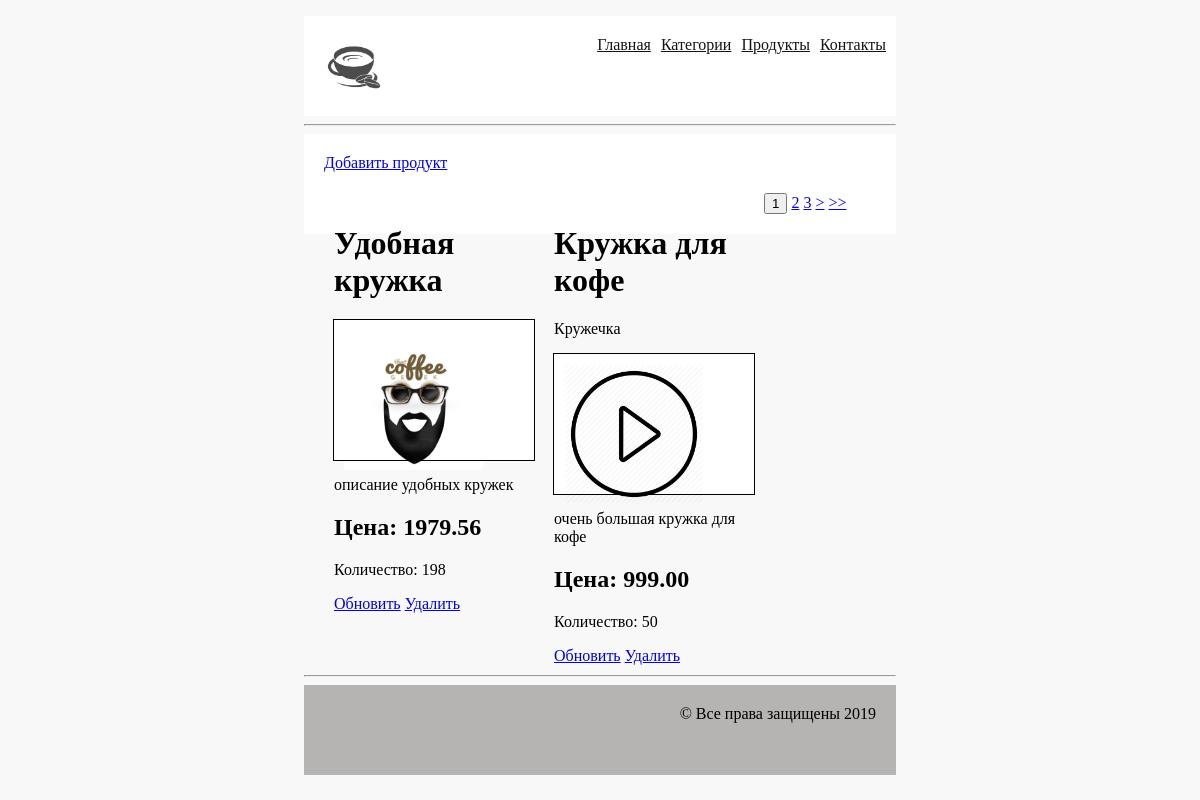
Screenshot of /products/ with the database file from the repository.
### products/models/Product.py (models this page shows, shortened)
class Product(models.Model):
    category = models.ForeignKey('products.ProductCategory', on_delete=models.CASCADE)
    name = models.CharField(verbose_name='имя продукта', max_length=128, unique=True)
    image = models.ImageField(upload_to='products_images', blank=True)
    short_desc = models.CharField(verbose_name='краткое описание продукта', max_length=60, blank=True)
    description = models.TextField(verbose_name='описание продукта', blank=True)
    price = models.DecimalField(verbose_name='цена продукта', max_digits=8, decimal_places=2, default=0)
    quantity = models.PositiveIntegerField(verbose_name='количество на складе', default=0)

### products/views/products.py (the view)
class ProductList (ListView):
	template_name = 'product/list.html'
	model = Product
	paginate_by = 2

### products/templates/product/list.html (shortened to what this page needs)
{% extends "mainapp/base.html" %}
{% load staticfiles %}
{% block content %}
<hr>
<div class="content">
    <a href="{% url 'products:add' %}">Добавить продукт</a>
    {% for product in object_list %}
        {% include "components/product_item.html" with product=product %}
    {% endfor %}
    {% include "components/pagination.html" with page=page_obj %}
</div>
<hr>
{% endblock content %}

### products/templates/components/product_item.html (shortened to what this page needs)
<div class="catalog_el">
    <h1>{{ product.name }}</h1>
    <p>{{ product.short_desc }}</p>
    <div class="catalog_el_img">
        <a href="{% url 'products:detail' pk=product.id %}" >
            <img src="/media/{{ product.image }}" class="catalog_img">
        </a>
    </div>
    <p>{{ product.description }}</p>
    <h2>Цена: {{ product.price }}</h2>
    <p>Количество: {{ product.quantity }}</p>
    <a href="{% url 'products:update' pk=product.id %}">Обновить</a>
    <a href="{% url 'products:delete' pk=product.id %}">Удалить</a>
</div>

### mainapp/static/css/style.css (style rules this page uses)
body { background-color: #f8f8f8; }
.content { background-color: #fff; padding: 20px; }
.heading, hr { clear: both; }
.catalog_el { margin: 10px; float: left; width: 200px; }
.catalog_el_img { height: 120px; padding: 10px; border: 10px; outline: 1px solid; background-color: #fff; }
.catalog_img { width: 140px; }

### rows the page displays
Product: name "Удобная кружка", image (picture), description "описание удобных кружек", price "1979.56", quantity "198"
Product: name "Кружка для кофе", short_desc "Кружечка", image (picture), description "очень большая кружка для кофе", price "999.00", quantity "50"

### other values shown
{{ num }} "1"
{{ num }} "2" "3"
